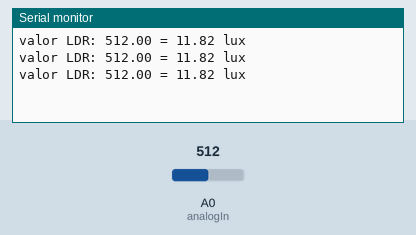
Recording of a sketch running on a simulated Arduino Uno, built with avr-gcc and run on an emulated ATmega328P. On the bench: the last lines printed to the serial monitor. The test bench sets the inputs (shaded band); at power-on: A0 (analogIn) = 512.

Above: at 1.3 s.
1.4 s: A0 (analogIn) set to 1005
At 1.9 s:
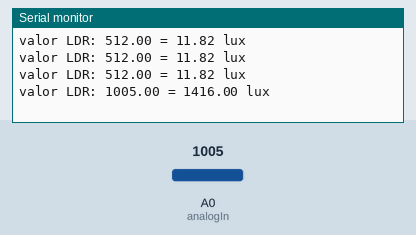
2.9 s: A0 (analogIn) set to 1023
At 3.4 s:
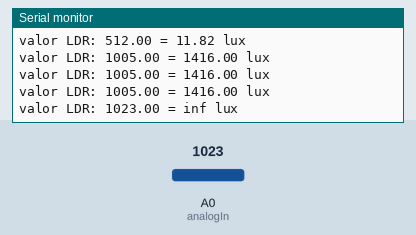

The sketch:

lab2_inputReadLux.ino
```cpp
const int analogIn = A0;
float LDRvalue = 0.0;
float VR = 0.0;
float R = 0.0;
float b = 4.9;
float m = -0.84;
float R1 = 10000.0;
float L = 0.0;
float V = 5.0;


void setup() {
  Serial.begin(9600);
  pinMode(analogIn, INPUT);
}

void loop () {

  LDRvalue = analogRead(analogIn);

  VR = 5- ( LDRvalue / 1023)*5.0 ;

  R = (R1*VR) / (V-VR);

  L = pow(10, (log(R) / log(10) - b)/(m));

  Serial.print("valor LDR: ");
  Serial.print(LDRvalue);
  Serial.print(  " = ");
  Serial.print(L);
  Serial.println( " lux ");

  delay(500);


}
```

Measured:
- the behaviour switches between 1022 and 1023 on A0 (analogIn) (found by bisection; images 1 and 2)
- after the input at 1.4 s, the serial monitor: prints a new line after 0.11 s (image 1)
- after the input at 2.9 s, the serial monitor: prints a new line after 0.11 s (image 2)
